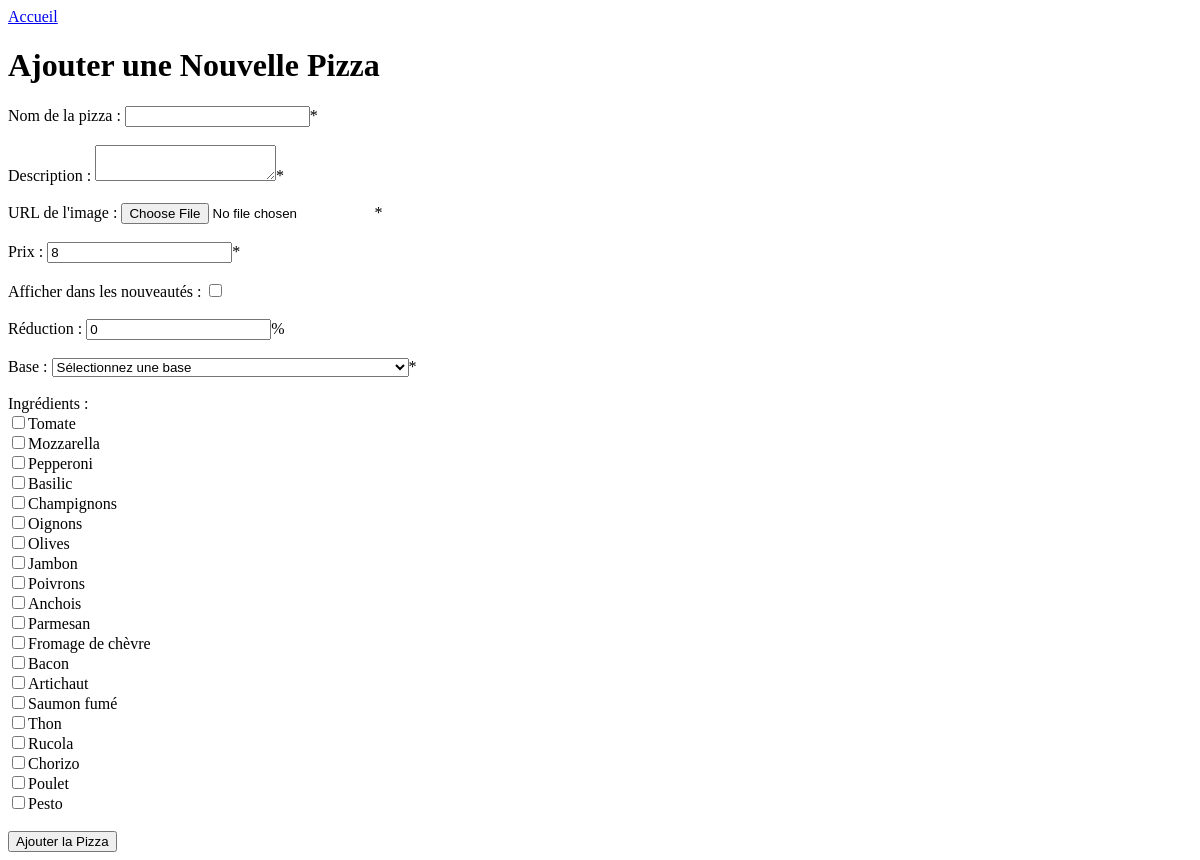
The page /test_create_pizza.php on the database as committed earlier.
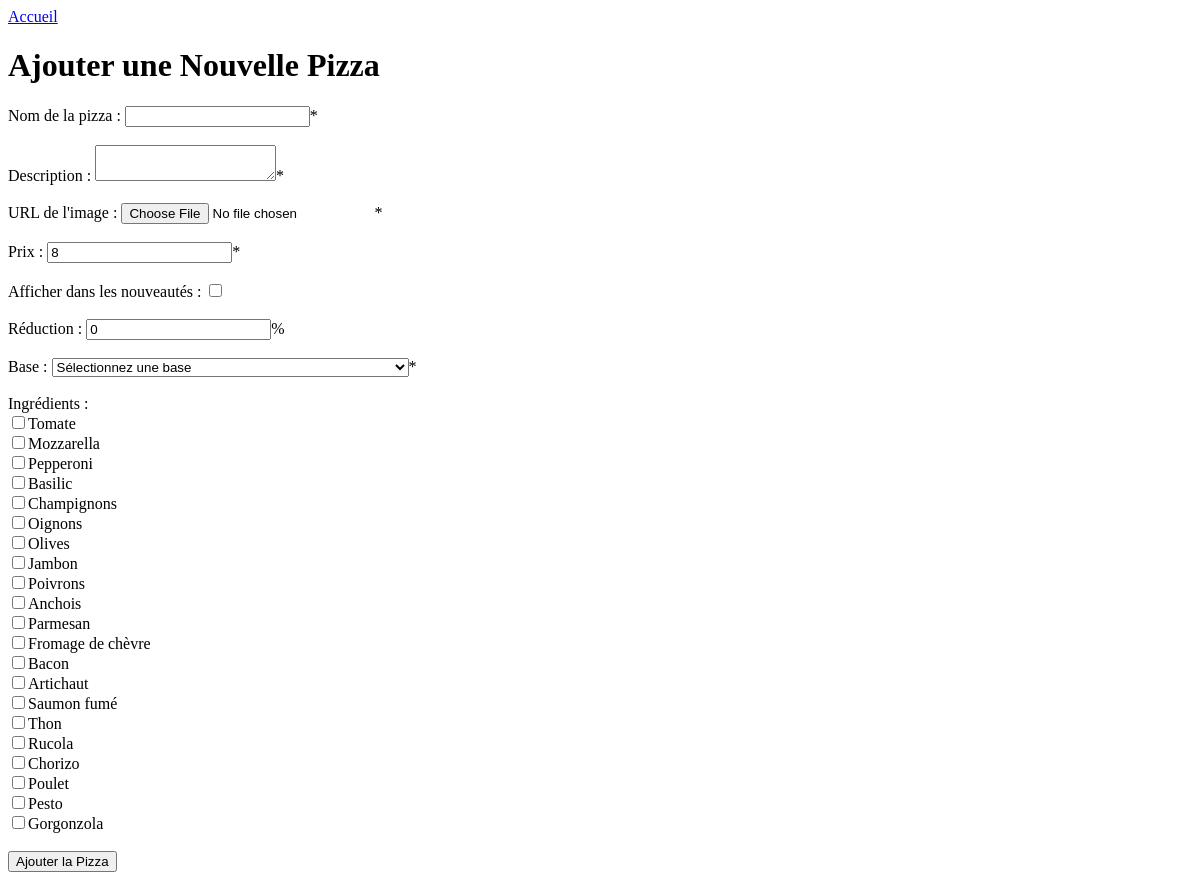
The same page on the database as committed later.
### tables this page shows
CREATE TABLE `ingredients` (
  `ingredient_id` int NOT NULL,
  `name` varchar(255) NOT NULL,
  `description` varchar(255) NOT NULL,
  `image_url` varchar(255) NOT NULL,
  `extra_price` decimal(5,2) DEFAULT NULL,
  `is_available` tinyint(1) NOT NULL,
  `is_bio` tinyint(1) NOT NULL,
  `is_allergen` tinyint(1) NOT NULL
);

### src/test_create_pizza.php (the view, shortened to what this page needs)
<!DOCTYPE html>
<html lang="fr">
<head>
</head>
<body>
    <a href="index.php">Accueil</a>
    <h1>Ajouter une Nouvelle Pizza</h1>
    <form id="uploadForm" action="bo_create_pizza.php" method="POST" enctype="multipart/form-data">
        <label for="name">Nom de la pizza :</label>
        <input type="text" id="name" name="name" required>*<br><br>
        <label for="description">Description :</label>
        <textarea id="description" name="description" required></textarea>*<br><br>
        <label for="image_url">URL de l'image :</label>
        <input type="file" id="image_url" name="image_url" accept=".jpg, .jpeg, .png, .gif" required />*<br><br>
        <label for="price">Prix :</label>
        <input type="number" id="price" name="price" step="0.1" value="8" required>*<br><br>
        <label for="is_new">Afficher dans les nouveautés :</label>
        <input type="checkbox" id="is_new" name="is_new"><br><br>
        <label for="is_discounted">Réduction :</label>
        <input type="number" id="is_discounted" name="is_discounted" step="1" value="0">%</input><br><br>
        <label for="base_id">Base :</label>
        <select id="base_id" name="base_id" required>
            <option default disabled selected>Sélectionnez une base</option>
            <?php
                require_once('php_sql/db_connect.php');
                ?>
        </select>*<br><br>
        <label>Ingrédients :</label><br>
        <?php
                $sql = "SELECT ingredient_id, name, description FROM ingredients";
                $query = $db->prepare($sql);
                $query->execute();
                $ingredients = $query->fetchAll(PDO::FETCH_ASSOC);
                foreach ($ingredients as $ingredient){
                    echo '<input type="checkbox" name="ingredients[]" value="'.$ingredient['ingredient_id'].'">'.$ingredient['name'].'<br>';
                }
                ?>
        <br><input type="submit" value="Ajouter la Pizza">
    </form>
</body>
</html>

Rows that differ between the two databases and show on the page:
added ingredients: name "Gorgonzola"
